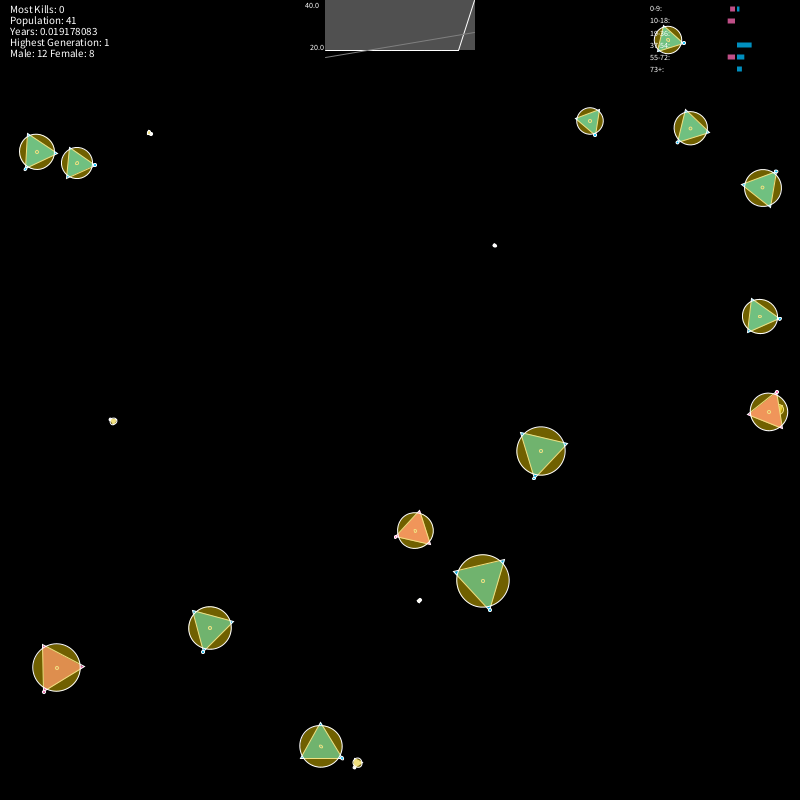
Frame 1 (no input)
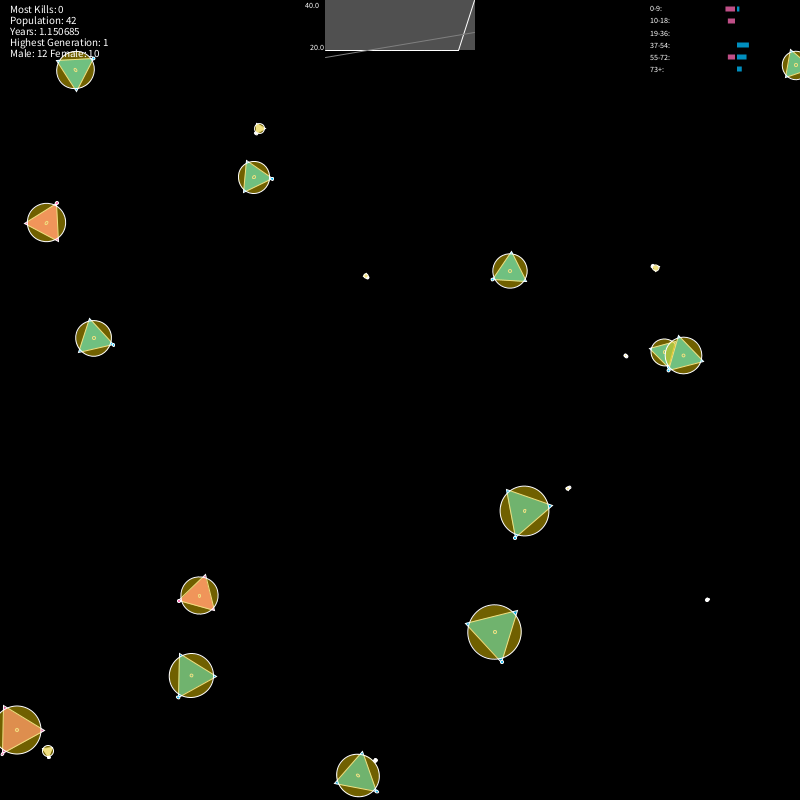
Frame 60 (the mouse pressed at the canvas centre just before this capture)
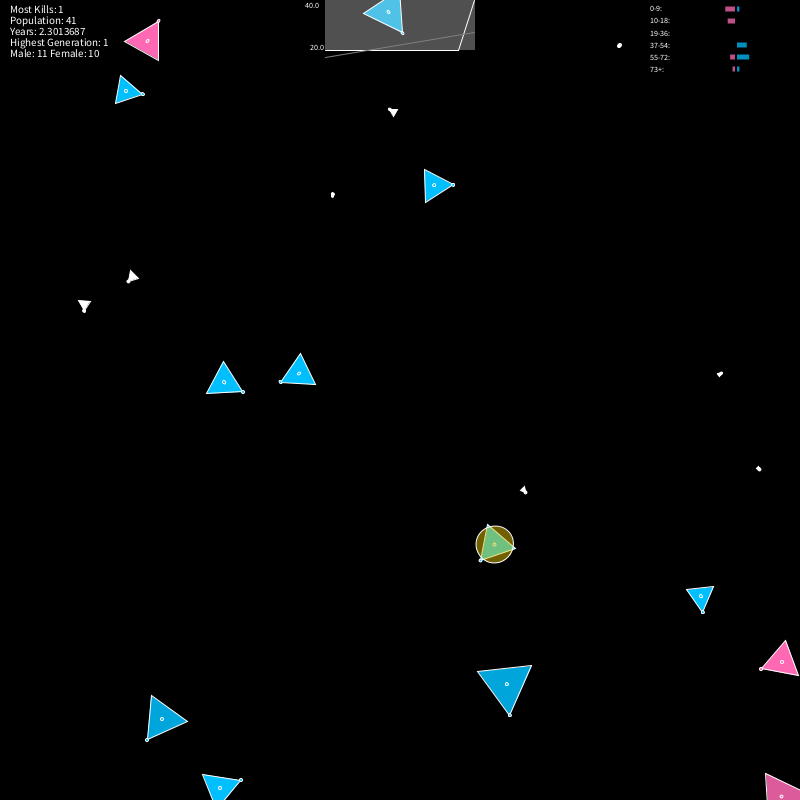
Frame 120 (the mouse held since frame 60 and released just before this capture)

The Processing sketch that drew these frames (run headless with seeded random() and noise(); from frame 60 on, the mouse is pressed at the canvas centre):

// Processing sketch: genetics
// ── genetics.pde
import java.util.Iterator;
import java.util.concurrent.CopyOnWriteArrayList;
import java.util.Arrays;

int popSize = 20;
int width = 800;
int height = 800;
CopyOnWriteArrayList<human> humans = new CopyOnWriteArrayList<human>(); 
CopyOnWriteArrayList<human> alivehumans = new CopyOnWriteArrayList<human>(); 
int tick = 0;
int humanID =0;
int numberAlive = popSize;
int maxKillCount = 0;
int years = 0;
int daySpeed=7;//week at a time
float day = 0.00273972602*daySpeed;
float timeElapsed = 0;
int maxGen = 0;
int male = 0;
int female = 0;
double maxTrend = popSize;
double minTrend = 0;
boolean trendRecorded = false;
LinearRegression lr;

double[] popTrend = {popSize, popSize, popSize, popSize, popSize, popSize, popSize, popSize, popSize, popSize};

int[][] genderAge = new int[2][6];

void setup() {  
  size(800, 800);                      
  for (int i = 0; i<popSize; i++) {
    human t = new human(random(85), random(2, 5), random(width), random(height), random(360), random(1000));
    humans.add(t);
    alivehumans.add(t);
  }
  maxTrend = Math.max(popTrend[0], Math.max(popTrend[1], Math.max(popTrend[2], Math.max(popTrend[3], Math.max(popTrend[4], Math.max(popTrend[5], Math.max(popTrend[6], Math.max(popTrend[7], Math.max(popTrend[8], popTrend[9])))))))));
  minTrend = Math.min(popTrend[0], Math.min(popTrend[1], Math.min(popTrend[2], Math.min(popTrend[3], Math.min(popTrend[4], Math.min(popTrend[5], Math.min(popTrend[6], Math.min(popTrend[7], Math.min(popTrend[8], popTrend[9])))))))));
  lr = new LinearRegression(popTrend);
}

void draw() {
  background(0);
  stroke(255);
  tick++;
  if (second()%5==0) {
    if (!trendRecorded) {
      popTrend[0] = popTrend[1];
      popTrend[1] = popTrend[2];
      popTrend[2] = popTrend[3];
      popTrend[3] = popTrend[4];
      popTrend[4] = popTrend[5];
      popTrend[5] = popTrend[6];
      popTrend[6] = popTrend[7];
      popTrend[7] = popTrend[8];
      popTrend[8] = popTrend[9];
      popTrend[9] = numberAlive;
      trendRecorded = true;
      maxTrend = Math.max(popTrend[0], Math.max(popTrend[1], Math.max(popTrend[2], Math.max(popTrend[3], Math.max(popTrend[4], Math.max(popTrend[5], Math.max(popTrend[6], Math.max(popTrend[7], Math.max(popTrend[8], popTrend[9])))))))));
      minTrend = Math.min(popTrend[0], Math.min(popTrend[1], Math.min(popTrend[2], Math.min(popTrend[3], Math.min(popTrend[4], Math.min(popTrend[5], Math.min(popTrend[6], Math.min(popTrend[7], Math.min(popTrend[8], popTrend[9])))))))));
      lr = new LinearRegression(popTrend);
    }
  } else {
    trendRecorded = false;
  }

  male = 0;
  female = 0;
  Arrays.fill(genderAge[0], 0);
  Arrays.fill(genderAge[1], 0);


  for (Iterator<human> it = humans.iterator(); it.hasNext(); ) {
    human h = it.next();
    h.update();
    h.display();
    genderAge[(h.gender?0:1)][h.getAgeGroup()]++;
    male += (h.gender?0:1);
    female += (h.gender?1:0);
  }



  textSize(11);
  fill(255, 255, 255);
  text("Most Kills: "+maxKillCount, 10, 13); 
  text("Population: "+numberAlive, 10, 24); 
  timeElapsed += day;
  text("Years: "+timeElapsed, 10, 35); 
  text("Highest Generation: "+maxGen, 10, 46); 
  fill(255, 255, 255);
  text("Male: "+male + " Female: " + female, 10, 57); 

  int offset_genderbars = 150;
  textSize(8);
  text("0-9: ", width-offset_genderbars, 11); 
  text("10-18: ", width-offset_genderbars, 23); 
  text("19-36: ", width-offset_genderbars, 36); 
  text("37-54: ", width-offset_genderbars, 48); 
  text("55-72: ", width-offset_genderbars, 60); 
  text("73+: ", width-offset_genderbars, 72); 


  noStroke();
  fill(255, 255, 255, 80);
  rect((float)((width/2.0)-75.0), 0, 150.0, 50);
  fill(255, 255, 255, 255);
  text(maxTrend+"", ((width/2.0)-75.0)-20, 8);
  text(minTrend+"", ((width/2.0)-75.0)-15, 50);
  //first point 
  float xOff = 150.0/9.0;
  float xx1 = (width/2.0)-75.0;
  float yy1 = (float)(50-((popTrend[0]-minTrend)/(maxTrend-minTrend))*50);
  float xx2 = xx1+xOff;
  float yy2 = (float)(50-((popTrend[1]-minTrend)/(maxTrend-minTrend))*50);
  float xx3 = xx2+xOff;
  float yy3 =  (float)(50-((popTrend[2]-minTrend)/(maxTrend-minTrend))*50);
  float xx4 = xx3+xOff;
  float yy4 = (float)(50-((popTrend[3]-minTrend)/(maxTrend-minTrend))*50);
  float xx5 = xx4+xOff;
  float yy5 = (float)(50-((popTrend[4]-minTrend)/(maxTrend-minTrend))*50);
  float xx6 = xx5+xOff;
  float yy6 = (float)(50-((popTrend[5]-minTrend)/(maxTrend-minTrend))*50);
  float xx7 = xx6+xOff;
  float yy7 = (float)(50-((popTrend[6]-minTrend)/(maxTrend-minTrend))*50);
  float xx8 = xx7+xOff;
  float yy8 = (float)(50.0-((popTrend[7]-minTrend)/(maxTrend-minTrend))*50);
  float xx9 = xx8+xOff;
  float yy9 = (float)(50.0-((popTrend[8]-minTrend)/(maxTrend-minTrend))*50);
  float xx10 = xx9+xOff;
  float yy10 = (float)(50.0-((popTrend[9]-minTrend)/(maxTrend-minTrend))*50);

  stroke(255);
  line(xx1, yy1, xx2, yy2);
  line(xx2, yy2, xx3, yy3);
  line(xx3, yy3, xx4, yy4);
  line(xx4, yy4, xx5, yy5);
  line(xx5, yy5, xx6, yy6);
  line(xx6, yy6, xx7, yy7);
  line(xx7, yy7, xx8, yy8);
  line(xx8, yy8, xx9, yy9);
  line(xx9, yy9, xx10, yy10);
  stroke(255/2);
  line(xx1, (float)(50-((lr.getValue(1)-minTrend)/(maxTrend-minTrend))*50), xx10, (float)(50-((lr.getValue(10)-minTrend)/(maxTrend-minTrend))*50));
  noStroke();
  fill(255, 105, 180, 255*.75);
  float barScale = (-50.0/(numberAlive/2.0));
  float barScale2 = (50.0/(numberAlive/2.0));
  rect(width-65, 10-3.5, barScale*((float)genderAge[0][0]), 5);
  rect(width-65, 22-3.5, barScale*((float)genderAge[0][1]), 5);
  rect(width-65, 34-3.5, barScale*((float)genderAge[0][2]), 5);
  rect(width-65, 46-3.5, barScale*((float)genderAge[0][3]), 5);
  rect(width-65, 58-3.5, barScale*((float)genderAge[0][4]), 5);
  rect(width-65, 70-3.5, barScale*((float)genderAge[0][5]), 5);
  // boy
  fill(0, 191, 255, 255*.75);
  rect(width-63, 10-3.5, barScale2*(genderAge[1][0]), 5);
  rect(width-63, 22-3.5, barScale2*(genderAge[1][1]), 5);
  rect(width-63, 34-3.5, barScale2*(genderAge[1][2]), 5);
  rect(width-63, 46-3.5, barScale2*(genderAge[1][3]), 5);
  rect(width-63, 58-3.5, barScale2*(genderAge[1][4]), 5);
  rect(width-63, 70-3.5, barScale2*(genderAge[1][5]), 5);
  stroke(255);
}
// ── LinearRegression.pde
class LinearRegression {
  int MAXN = 10;
  int n = 0;
  double sumx = 0.0, sumy = 0.0, sumx2 = 0.0;
  double beta1 = 0.0;
  double beta0 = 0.0;
  double xbar = 0;
  double ybar = 0;
  double xxbar = 0.0, yybar = 0.0, xybar = 0.0;
  double[] x = {1.0,2.0,3.0,4.0,5.0,6.0,7.0,8.0,9.0,10.0};
  double[] y = new double[10];

  LinearRegression(double[] y1) {
    // load into this array format
    this.y = y1;
    for (n = 0; n<MAXN; n++) {
      sumx  += x[n];
      sumx2 += x[n] * x[n];
      sumy  += y[n];
    }
    

    xbar = sumx / n;
    ybar = sumy / n;

    // second pass: compute summary statistics
    
    for (int i = 0; i < n; i++) {
      xxbar += (x[i] - xbar) * (x[i] - xbar);
      yybar += (y[i] - ybar) * (y[i] - ybar);
      xybar += (x[i] - xbar) * (y[i] - ybar);
    }
    beta1 = xybar / xxbar;
    beta0 = ybar - beta1 * xbar;
  }

  void analyze(){
     // analyze results
        int df = n - 2;
        double rss = 0.0;      // residual sum of squares
        double ssr = 0.0;      // regression sum of squares
        for (int i = 0; i < n; i++) {
            double fit = beta1*x[i] + beta0;
            rss += (fit - y[i]) * (fit - y[i]);
            ssr += (fit - ybar) * (fit - ybar);
        }
        double R2    = ssr / yybar;
        double svar  = rss / df;
        double svar1 = svar / xxbar;
        double svar0 = svar/n + xbar*xbar*svar1;
        println("Trend Down:          " + trendingDown());
        println("Trend up:             " + trendingUp());
        println("R^2                 = " + R2);
        println("std error of beta_1 = " + Math.sqrt(svar1));
        println("std error of beta_0 = " + Math.sqrt(svar0));
        svar0 = svar * sumx2 / (n * xxbar);
        println("std error of beta_0 = " + Math.sqrt(svar0));

        println("SSTO = " + yybar);
        println("SSE  = " + rss);
        println("SSR  = " + ssr);
  }

  double getBeta1() {
    return beta1;
  }

  double getBeta0() {
    return beta0;
  }

  double getValue(double x){
    return beta1 * x + beta0;
  }
  
  boolean trendingUp(){
    return y[9] < getValue(11.0);
  }
  boolean trendingDown(){
    return y[9] > getValue(11.0);
  }

  String toString() {
    return "y   = " + beta1 + " * x + " + beta0;
  }
}
// ── human.pde
import java.util.Iterator;

class human {
  //float day = 0.00273972602;
  //population[i][1] = population[i][1]+(day*7); // add about a day to age
  boolean gender;
  float age = 18;
  float speed = 10;
  float x = 0;
  float y = 0;
  float heading = 0;
  boolean alive;
  int id =0;
  int lastBaby = 0;
  int strengthMod = 1;
  float aggression;
  float babyCount = 0;
  int killCount = 0;
  ArrayList<human> removelist = new ArrayList<human>();

  int generation = 0;
  float babyThreshold = 16;
  float oldAgeThreshold = 85;



  human(float age, float speed, float x, float y, float heading, float agg) {
    this.gender = (random(50) >= 25? true : false);
    this.age = age;
    this.speed =speed;
    this.x = x;
    this.y = y;
    this.heading = heading;
    this.alive = true;
    this.id = humanID++;
    this.lastBaby = -1;
    this.strengthMod = 1;
    this.aggression = agg;
    numberAlive++;
  }

  boolean isAdult() {
    return age>=18;
  }

  float getSpeed() {
    float mod =1;
    if (!isAdult()) {
      mod = 1.4;
    } else if (age>=60) {
      mod = 0.3;
    }
    return (speed*mod);
  }

  float getRadius() {
    return this.age/1.5;
  }
  
  int getAgeGroup(){
    int group = 0;
    //0-9
    //10-18
    if(this.age > 9){
      group = 1;
    }
    //19-36
    if(this.age > 18){
      group = 2;
    }
    //37-54
    if(this.age > 36){
      group = 3;
    }
    //55-72
    if(this.age > 54){
      group = 4;
    }
    //73+
    if(this.age > 72){
      group = 5;
    }
    return group;
  }

  float getStrength() {
    float mod =1;
    if (!isAdult()) {
      mod = 1.4;
    } else if (age>=60) {
      mod = 0.3;
    } else if (age < 25) {
      mod = 1.7; // prime of life
    }
    return (float)Math.pow((age*mod)-(speed/2), 2)*strengthMod;
  }
  boolean checkCollision(human h) {
    float dist = (float)Math.sqrt(Math.pow(this.x-h.x, 2)+Math.pow(this.y-h.y, 2));
    return dist<(this.getRadius()+h.getRadius());
  }

  void breed(human h2) {
    human mom = h2;
    if (this.gender) {
      mom = this;
    }
    if (mom.lastBaby == -1 || millis()-mom.lastBaby>((babyThreshold*1000))) {
      mom.babyCount++;
      h2.babyCount++;
      mom.lastBaby = millis();
      human t = new human(1, (h2.getSpeed()+this.getSpeed())/2+random(-.5,1), mom.x, mom.y, random(360), (h2.aggression+this.aggression)/2+random(-50, 150));
      t.generation = (mom.generation>h2.generation?mom.generation:h2.generation)+1;
      if(t.generation >= maxGen){
        maxGen = t.generation;
      }
      System.out.println("Mom: "+mom + " child: " + t);
      humans.add(t);
      alivehumans.add(t);
    }
  }

  void interact(human h2) {
    if (h2.isAdult() && this.isAdult()) {
      if (h2.gender ^ this.gender) {
        // not same gender && adult, breed
        this.breed(h2);
      } else {
        // same gender adult
        if (this.aggression > 750 || (this.aggression > 400 && h2.aggression > 400)) {//750 dont matter, ima kill you, either less than 400 leave eachother alone
          if (h2.getStrength()>=this.getStrength()) {
            h2.speed += .3;
            h2.strengthMod += .1;
            h2.killCount++;
            if (h2.killCount > maxKillCount) {
              maxKillCount = h2.killCount;
            }
            println("Aggressor: "+h2+" killed " + this);
            die();
          }
        }
      }
    }
  }

  void die() {
    numberAlive--;
    if (maxKillCount <= this.killCount) {
        maxKillCount = 1;
    }
    this.alive = false;
    removelist.add(this);
  }


  void checkBounds() {
    this.x = this.x % width;
    this.y = this.y % height;
    if (this.y < 0) {
      this.y = height;
    }
    if (this.x <= 0) {
      this.x = width;
    }
  }

  void update() {
    if (alive) {
      for (Iterator<human> it = alivehumans.iterator(); it.hasNext(); ) {
        human h2 = it.next();
        if (h2.id!=this.id && h2.alive && this.checkCollision(h2)) {
          this.interact(h2);
        }
      }

      if (random(100)<3) {
        this.heading = (this.heading + random(-6, 12))%360;
      }
      float vx = getSpeed() * cos(radians(heading));
      float vy = getSpeed() * sin(radians(heading));


      this.x += vx;
      this.y += vy;

      this.checkBounds();

      this.age += (day); // add about a day to age

      if (this.age >= oldAgeThreshold) {
        if (random(100)<=(20/(killCount/1.5))) {
          die();
        }
      }
    }
    humans.removeAll(removelist);
    alivehumans.removeAll(removelist);
  }

  void display() {
    float alpha = 255;
    if (alive) {   
      if (age >= oldAgeThreshold) {
        alpha = 255-((age-oldAgeThreshold)*40);
      } else if (age >= 60) {
        alpha = 220;
      }
      if (this.gender) {
        //girl
        fill(255, 105, 180, alpha);
      } else {
        fill(0, 191, 255, alpha);
      }

      if (!this.isAdult()) {
        fill(255, 255, 255);// white childs
      }

      pushMatrix();
      translate(this.x, this.y);
      rotate(radians(this.heading-90));

      float x1 =0;
      float y1 =0;
      float radius = getRadius();

      float cx = x1;
      float cy = (float) (y1+((Math.sqrt(3)/3)*radius));
      float bx = x1-(radius/2);
      float by = (float)(y1-((Math.sqrt(3)/6)*radius));
      float ax = x1+(radius/2);
      float ay = (float)(y1-((Math.sqrt(3)/6)*radius));

      triangle(cx, cy, bx, by, ax, ay);
      ellipse(x1, y1, 3, 3);
      ellipse(cx, cy, 3, 3);
      if (maxKillCount <= this.killCount) {
        fill(224, 193, 1, 255/2);
        ellipse(x1, y1, radius, radius);
      }
      popMatrix();
    }
  }


  String toString() {
    return "#"+this.id+ " a "+ this.age +" yrold " + (this.gender?"female":"male") + " with a speed of " + this.getSpeed() + " and strength of " + this.getStrength() + " agg: " + this.aggression;
  }
}
